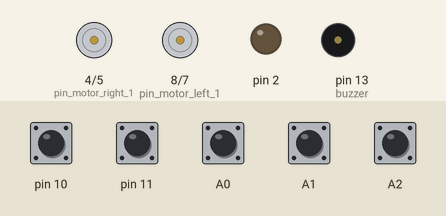
The program below on a simulated Arduino Nano, built with avr-gcc and run on an emulated ATmega328P. Parts: motor-driver pin pairs drawn as motors (green arrow = first pin HIGH = forward, orange = second pin HIGH = backward, longer = more drive, scaled by the enable pin), output pins drawn as LEDs (lit = HIGH), buzzer (waves = sounding). Dashed ring = blinking. The inputs (shaded band) are chosen by the test bench; at power-on: A0–2, pin 10, pin 11 HIGH.

Above: at 1.2 s.
1.3 s: A0 pulled LOW for 0.15 s
At 1.6 s:
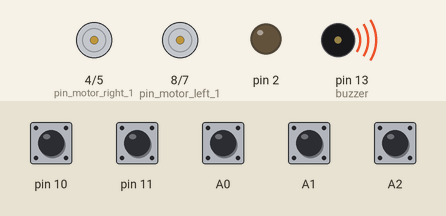
3.3 s: pin 10 pulled LOW for 1 s
At 5.8 s:
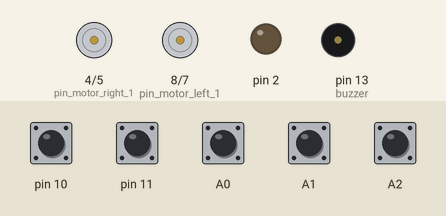
6.7 s: A1 pulled LOW for 0.15 s
At 8.5 s:
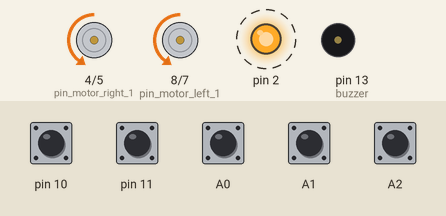
Timing chart, 0 to 11.4 s (numbered marks = the images above; inputs shaded):
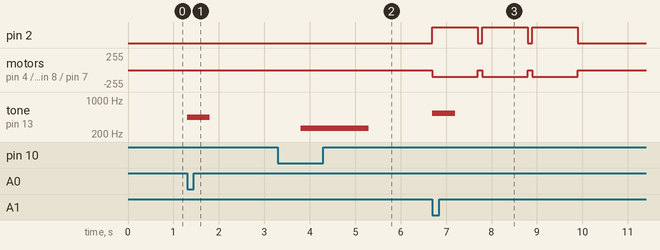

Measured:
- after the input at 1.3 s, tone on pin 13 (buzzer): silent → 440 Hz at once, → silent 0.50 s later
- after the input at 3.3 s, tone on pin 13 (buzzer): silent → 262 Hz after 0.50 s, → silent 1.5 s later
- after the input at 6.7 s, pin 2: alternates HIGH for 1.0 s and LOW for 0.10 s, 6 changes in all, then stays LOW, starting at once; motor on pin 4 (pin_motor_right_1) / pin 5 (pin_motor_right_2): alternates backward 100/255 for 1.0 s and stopped for 0.10 s, 6 changes in all, then stays stopped, starting at once

The program:

main.cpp
```cpp
#include <Arduino.h>
#include <ControlMotor.h>
#include <PID.h>
#include <ButtonMaster.h>


//----------------------------------------------------Definindos Conexoes Ponte H<->Motor----------------------------------------------------
#define pin_motor_left_1 8 // BIN 2
#define pin_motor_left_2 7 // BIN 1

#define pin_motor_right_1 4 // AIN 1
#define pin_motor_right_2 5 // AIN 2

#define pin_speed_motor_left 6 // PWMA
#define pin_speed_motor_right 9  // PWMB
#define STBY 2 // STBY

#define defaultPWM 100 // PWM default

//----------------------------------------------------Definindos Conexoes arduino <-> botoes----------------------------------------------------
const int button_play = A0;
const int button_start = A1;
const int button_forward = 10;
const int button_turn_right = A2;
const int button_turn_left = 11;
//----------------------------------------------------Buzzer----------------------------------------------------
/*
  Frequência das notas:
  Dó - 262 Hz
  Ré - 294 Hz
  Mi - 330 Hz
  Fá - 349 Hz
  Sol - 392 Hz
  Lá - 440 Hz
  Si - 494 Hz
  #Dó - 528 Hz
  */
#define buzzer 13
#define DO 262
#define RE 294
#define MI 330
#define FA 249
#define SOL 392
#define LA 440
#define SI 494
#define _DO 528

//----------------------------------------------------Definindo Conexoes com dos botoes----------------------------------------------------

Buttons set_buttons = {button_play, button_start, button_forward, button_turn_right, button_turn_left};
ButtonMaster buttons(set_buttons);

//----------------------------------------------------Definindo Conexoes com a Ponte H----------------------------------------------------


PonteH set_linkage = {pin_motor_left_1, pin_motor_left_2, pin_motor_right_1, pin_motor_right_2,
                  STBY, pin_speed_motor_left, pin_speed_motor_right}; // Ponte H pinagens

ControlMotor linkage(set_linkage); // Ponte H motor

//---------------------------------------------------Instanciando objetos ----------------------------------------------------


// ----------------------------------------------------Variaveis Globais----------------------------------------------------


int time = 500; // 500 milisegundos
const int maxTasks = 10;
int sequence[maxTasks];
// ----------------------------------------------------Protótipo de funções----------------------------------------------------

void wait(unsigned long time);
void run();


void setup() {
  linkage.Off();
  linkage.setPWM(defaultPWM, defaultPWM);
  pinMode(buzzer, OUTPUT);
}

void loop() {

  if(buttons.playPressed()){
    tone(buzzer, LA, time);
    wait(time);
    for(int i = 0; i < maxTasks; i++){
      sequence[i] = -1;
    }
    int count = 0;
    while((!buttons.startPressed()) && (count < maxTasks)){
      if(buttons.forwardPressed()) {sequence[count] = 0; count++; wait(time); tone(buzzer, DO, time);}
      else if(buttons.turnRightPressed()){sequence[count] = 1; count++; wait(time);tone(buzzer, RE, time);}
      else if(buttons.turnLeftPressed()){sequence[count] = 2; count++; wait(time);tone(buzzer, MI, time);}

    }
    tone(buzzer, _DO, time);
    run();
  }
}

//===================================== Implementação das funções ==========================================

void wait(unsigned long time){

  unsigned long time_now = millis();
  while(time_now + time > millis()){

  }
}

void run(){
  for(auto task : sequence){
    switch (task)
    {
    case 0:
      linkage.goForward();
      wait(1000);
      linkage.Off();
      wait(100);
      break;
    case 1:
      linkage.TurnRight();
      wait(1000);
      linkage.Off();
      wait(100);
      break;
    case 2:
      linkage.TurnLeft();
      wait(1000);
      linkage.Off();
      wait(100);
      break;
    default:
      linkage.Off();
      break;
    }
  }
}
```
